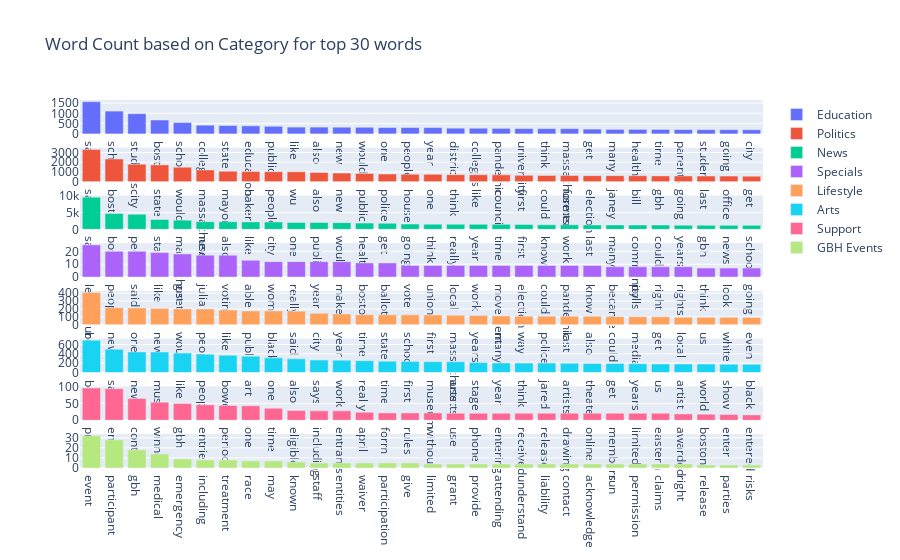

The cell this chart's notebook holds for it:
### Markdown cell above
## Frequent Words per Category

### Code cell
from plotly.subplots import make_subplots

unique_cats = df_articles['position_section'].unique()
fig = make_subplots(
    rows=len(unique_cats), 
    cols=1
)
row = 1
n = 30

for category in unique_cats:
    df_cat = df_articles[df_articles['position_section'] == category]['body']
    sorted_words, sorted_counts = getNWordCounts(df_cat)
    
    
    # Add the first bar chart to the first subplot
    fig.add_trace(
        go.Bar(
            x=sorted_words[:n], 
            y=sorted_counts[:n], 
            name=f'{category}'),
            row=row, 
            col=1
    )
    
    row += 1
    
    fig.update_layout(
        title_text=f"Word Count based on Category for top {n} words",
        height=1500
    )
    
fig.show()

### Figure 1 — Plotly figure (JSON) as saved in the notebook; plotly's stock layout.template omitted (floating-point values rounded to 4 significant figures)
{"data": [{"name": "Education", "type": "bar", "x": ["said", "school", "students", "boston", "schools", "college", "state", "education", "public", "like", "also", "new", "would", "one", "people", "year", "district", "colleges", "pandemic", "university", "think", "massachusetts", "get", "many", "health", "time", "parents", "student", "going", "city"], "xaxis": "x", "y": [1563, 1108, 981, 675, 550, 425, 407, 393, 371, 331, 331, 326, 323, 310, 309, 307, 279, 276, 270, 259, 258, 257, 234, 222, 220, 218, 212, 207, 206, 203], "yaxis": "y"}, {"name": "Politics", "type": "bar", "x": ["said", "boston", "city", "state", "would", "massachusetts", "mayor", "baker", "people", "wu", "also", "new", "public", "police", "house", "one", "think", "like", "council", "first", "could", "former", "election", "janey", "bill", "gbh", "going", "last", "office", "get"], "xaxis": "x2", "y": [3322, 2338, 1799, 1729, 1489, 1206, 1081, 1042, 1032, 1015, 945, 884, 844, 787, 762, 756, 721, 712, 701, 648, 636, 630, 621, 617, 608, 595, 587, 579, 574, 570], "yaxis": "y2"}, {"name": "News", "type": "bar", "x": ["said", "boston", "people", "state", "massachusetts", "new", "also", "like", "city", "one", "public", "would", "health", "get", "going", "think", "really", "year", "time", "first", "know", "work", "last", "many", "community", "could", "years", "gbh", "news", "school"], "xaxis": "x3", "y": [9671, 4739, 4534, 2954, 2757, 2303, 2283, 2243, 2212, 2073, 2062, 2022, 1881, 1847, 1600, 1556, 1547, 1514, 1508, 1489, 1367, 1361, 1335, 1330, 1308, 1305, 1254, 1224, 1214, 1210], "yaxis": "y3"}, {"name": "Specials", "type": "bar", "x": ["levasseur", "people", "said", "like", "get", "julia", "voting", "able", "women", "really", "year", "make", "boston", "ballot", "vote", "union", "local", "work", "movement", "election", "could", "pandemic", "know", "became", "polls", "right", "rights", "think", "look", "going"], "xaxis": "x4", "y": [25, 20, 20, 19, 18, 17, 17, 13, 12, 12, 12, 12, 11, 11, 9, 9, 9, 9, 9, 9, 9, 9, 9, 8, 8, 8, 8, 7, 7, 7], "yaxis": "y4"}, {"name": "Lifestyle", "type": "bar", "x": ["boston", "new", "one", "news", "would", "people", "like", "public", "black", "said", "city", "year", "time", "state", "school", "first", "massachusetts", "years", "many", "way", "police", "last", "also", "could", "media", "get", "local", "us", "white", "even"], "xaxis": "x5", "y": [407, 216, 213, 207, 201, 200, 186, 175, 175, 173, 145, 137, 127, 126, 126, 124, 121, 118, 112, 109, 109, 108, 107, 103, 102, 101, 96, 95, 95, 94], "yaxis": "y5"}, {"name": "Arts", "type": "bar", "x": ["boston", "said", "new", "music", "like", "people", "bowen", "art", "one", "also", "says", "work", "really", "time", "first", "museum", "arts", "stage", "year", "think", "jared", "artists", "theater", "get", "years", "us", "artist", "world", "show", "black"], "xaxis": "x6", "y": [689, 497, 441, 439, 416, 394, 372, 351, 315, 293, 267, 265, 254, 244, 239, 233, 232, 214, 204, 202, 202, 199, 196, 193, 189, 184, 184, 181, 179, 175], "yaxis": "y6"}, {"name": "Support", "type": "bar", "x": ["prize", "entry", "contest", "winner", "gbh", "entries", "period", "one", "time", "eligible", "including", "entrants", "april", "form", "rules", "without", "use", "phone", "entering", "received", "release", "drawing", "online", "members", "limited", "eastern", "awarded", "boston", "enter", "entered"], "xaxis": "x7", "y": [96, 94, 65, 54, 50, 46, 44, 43, 36, 29, 28, 28, 24, 22, 22, 22, 21, 21, 21, 21, 21, 21, 21, 21, 21, 21, 19, 18, 17, 16], "yaxis": "y7"}, {"name": "GBH Events", "type": "bar", "x": ["event", "participant", "gbh", "medical", "emergency", "including", "treatment", "race", "may", "known", "staff", "entities", "waiver", "participation", "give", "limited", "grant", "provide", "attending", "understand", "liability", "contact", "acknowledge", "run", "permission", "claims", "right", "release", "parties", "risks"], "xaxis": "x8", "y": [32, 28, 18, 14, 9, 8, 8, 7, 7, 6, 5, 5, 5, 5, 5, 4, 4, 4, 4, 4, 4, 4, 4, 4, 4, 4, 4, 3, 3, 3], "yaxis": "y8"}], "layout": {"autosize": true, "title": {"text": "Word Count based on Category for top 30 words"}, "xaxis": {"anchor": "y", "autorange": true, "domain": [0, 1], "range": [-0.5, 29.5], "type": "category"}, "xaxis2": {"anchor": "y2", "autorange": true, "domain": [0, 1], "range": [-0.5, 29.5], "type": "category"}, "xaxis3": {"anchor": "y3", "autorange": true, "domain": [0, 1], "range": [-0.5, 29.5], "type": "category"}, "xaxis4": {"anchor": "y4", "autorange": true, "domain": [0, 1], "range": [-0.5, 29.5], "type": "category"}, "xaxis5": {"anchor": "y5", "autorange": true, "domain": [0, 1], "range": [-0.5, 29.5], "type": "category"}, "xaxis6": {"anchor": "y6", "autorange": true, "domain": [0, 1], "range": [-0.5, 29.5], "type": "category"}, "xaxis7": {"anchor": "y7", "autorange": true, "domain": [0, 1], "range": [-0.5, 29.5], "type": "category"}, "xaxis8": {"anchor": "y8", "autorange": true, "domain": [0, 1], "range": [-0.5, 29.5], "type": "category"}, "yaxis": {"anchor": "x", "autorange": true, "domain": [0.9078, 1.0], "range": [0, 1645.0], "type": "linear"}, "yaxis2": {"anchor": "x2", "autorange": true, "domain": [0.7781, 0.8703], "range": [0, 3497.0], "type": "linear"}, "yaxis3": {"anchor": "x3", "autorange": true, "domain": [0.6484, 0.7406], "range": [0, 10180], "type": "linear"}, "yaxis4": {"anchor": "x4", "autorange": true, "domain": [0.5188, 0.6109], "range": [0, 26.32], "type": "linear"}, "yaxis5": {"anchor": "x5", "autorange": true, "domain": [0.3891, 0.4813], "range": [0, 428.4], "type": "linear"}, "yaxis6": {"anchor": "x6", "autorange": true, "domain": [0.2594, 0.3516], "range": [0, 725.3], "type": "linear"}, "yaxis7": {"anchor": "x7", "autorange": true, "domain": [0.1297, 0.2219], "range": [0, 101.1], "type": "linear"}, "yaxis8": {"anchor": "x8", "autorange": true, "domain": [0, 0.09219], "range": [0, 33.68], "type": "linear"}}}
